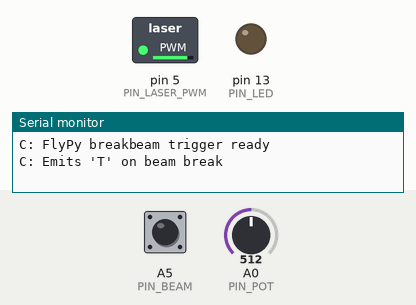
Recording of a sketch running on a simulated Arduino Uno, built with avr-gcc and run on an emulated ATmega328P. On the bench: switched loads named in the sketch (green lamp = pin HIGH), output pins drawn as LEDs (lit = HIGH), the last lines printed to the serial monitor. The test bench sets the inputs (shaded band); at power-on: A5 (PIN_BEAM) HIGH, A0 (PIN_POT) = 512.

Above: at 1.4 s.
1.5 s: A5 (PIN_BEAM) pulled LOW for 0.15 s
At 2.5 s:
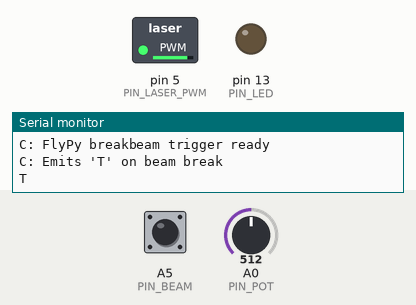
3.1 s: A0 (PIN_POT) set to 170
At 3.6 s:
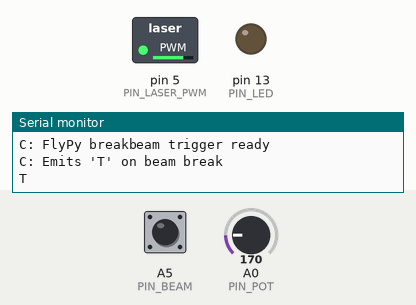
4.6 s: A5 (PIN_BEAM) pulled LOW for 1 s
At 6.1 s:
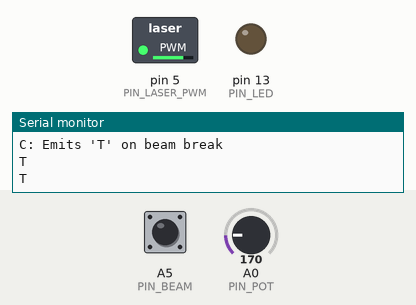
7.1 s: A0 (PIN_POT) set to 511
At 7.9 s:
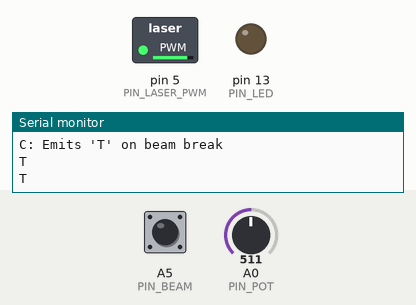
Timing chart, 0 to 9.6 s (numbered marks = the images above; inputs shaded):
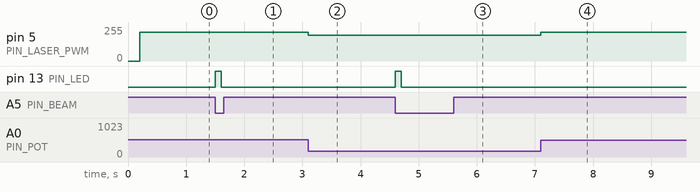

Measured:
- after the input at 1.5 s, pin 13 (PIN_LED): LOW → HIGH at once, → LOW 0.10 s later
- after the input at 3.1 s, pin 5 (PIN_LASER_PWM): 217/255 → 192/255 at once
- after the input at 4.6 s, pin 13 (PIN_LED): LOW → HIGH at once, → LOW 0.10 s later
- after the input at 7.1 s, pin 5 (PIN_LASER_PWM): 192/255 → 217/255 at once

The sketch:

ElegooFlyPySync.ino
```cpp
#include <Arduino.h>

const uint8_t PIN_BEAM      = A5;   // receiver WHITE (digital)
const uint8_t PIN_POT       = A0;   // pot wiper
const uint8_t PIN_LASER_PWM = 5;    // MOSFET gate PWM
const uint8_t PIN_LED       = 13;   // blip on trigger (UNO yellow "L" LED)

const char TRIG_TOKEN = 'T';        // <-- PATCH: FlyAPI currently expects "T"

const uint16_t SAMPLE_HZ       = 4000; // fast polling
const uint16_t DEBOUNCE_US     = 800;  // broken must persist
const uint16_t REARM_MS        = 10;   // intact must persist to re-arm
const uint16_t REFRACTORY_MS   = 150;  // minimum gap

// IMPORTANT: keep beam bright during debug; lower later if needed.
const uint8_t LASER_PWM_MIN = 180;  // raise/lower later
const uint8_t LASER_PWM_MAX = 255;

unsigned long tLastSampleUs = 0;
unsigned long brokenSinceUs = 0;
unsigned long intactSinceMs = 0;
unsigned long tLastTrigMs   = 0;

bool armed = true;

static inline void updateLaserPWM() {
  int pot = analogRead(PIN_POT); // 0..1023
  int pwm = map(pot, 0, 1023, LASER_PWM_MIN, LASER_PWM_MAX);
  pwm = constrain(pwm, LASER_PWM_MIN, LASER_PWM_MAX);
  analogWrite(PIN_LASER_PWM, (uint8_t)pwm);
}

static inline void emitTrigger() {
  Serial.println(TRIG_TOKEN);     // <-- emits "T" for FlyAPI
  tLastTrigMs = millis();

  digitalWrite(PIN_LED, HIGH);    // <-- PATCH: visible blink
  delay(100);
  digitalWrite(PIN_LED, LOW);
}

void setup() {
  pinMode(PIN_LED, OUTPUT);
  digitalWrite(PIN_LED, LOW);

  pinMode(PIN_BEAM, INPUT_PULLUP);  // open-collector → pull-up required
  pinMode(PIN_LASER_PWM, OUTPUT);

  Serial.begin(115200);
  delay(200);

  // Optional debug banners (safe if FlyAPI ignores lines starting with "C:")
  Serial.println(F("C: FlyPy breakbeam trigger ready"));
  Serial.println(F("C: Emits 'T' on beam break"));

  tLastSampleUs = micros();
  intactSinceMs = millis();
}

void loop() {
  unsigned long nowMs = millis();
  updateLaserPWM();

  // sampling cadence
  unsigned long nowUs = micros();
  const unsigned long dtUs = 1000000UL / SAMPLE_HZ;
  if ((long)(nowUs - tLastSampleUs) < (long)dtUs) return;
  tLastSampleUs += dtUs;

  bool broken = (digitalRead(PIN_BEAM) == LOW);  // LOW = beam broken
  bool inRefractory = (nowMs - tLastTrigMs) < REFRACTORY_MS;

  if (broken) {
    intactSinceMs = 0;
    if (brokenSinceUs == 0) brokenSinceUs = nowUs;

    if (armed && !inRefractory && (unsigned long)(nowUs - brokenSinceUs) >= DEBOUNCE_US) {
      emitTrigger();
      armed = false;          // lock out until beam is intact again
      brokenSinceUs = 0;
    }
  } else { // intact
    brokenSinceUs = 0;
    if (intactSinceMs == 0) intactSinceMs = nowMs;

    if (!armed && (nowMs - intactSinceMs) >= REARM_MS) {
      armed = true;           // re-arm after stable intact
    }
  }
}
```
